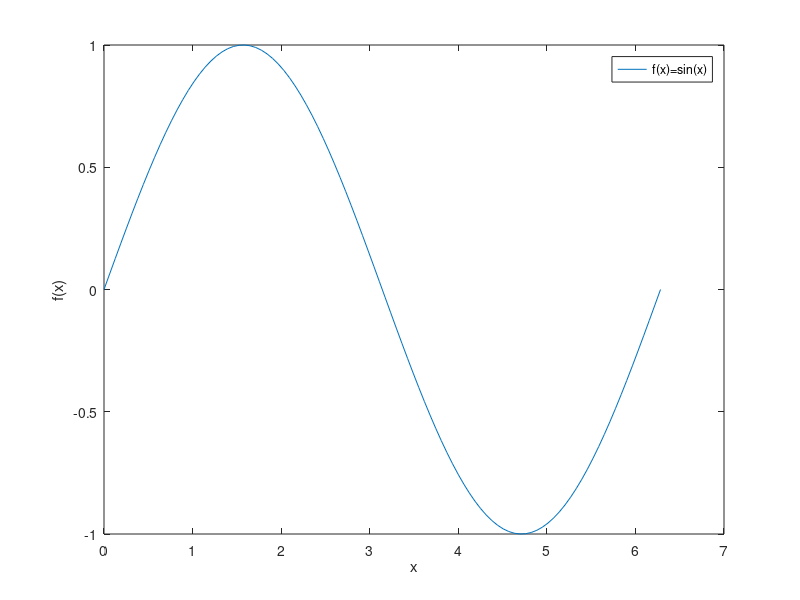

MATLAB code to generate this figure:
x=linspace(0,2*pi);
y=sin(x);
plot(x,y);
xlabel('x'); ylabel('f(x)');
legend('f(x)=sin(x)', 'Location', 'best');
print('figures/example.eps','-depsc')